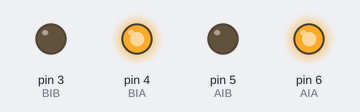
Recording of a sketch running on a simulated Arduino Uno, built with avr-gcc and run on an emulated ATmega328P. On the bench: output pins drawn as LEDs (lit = HIGH).

Above: at 1.0 s.
At 3.0 s:
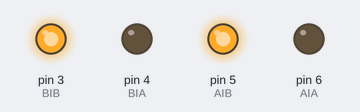
At 5.0 s:
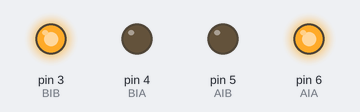
At 7.0 s:
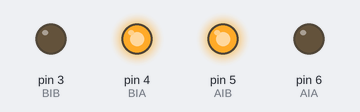
Timing chart, 0 to 10.4 s (numbered marks = the images above):
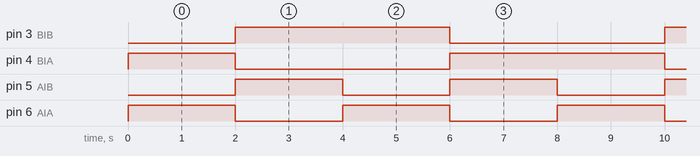

Measured:
- by itself, pin 3 (BIB): alternates HIGH for 4.0 s and LOW for 4.0 s
- by itself, pin 4 (BIA): repeats every 8.0 s: LOW 4.0 s, HIGH 4.0 s
- by itself, pin 5 (AIB), pin 6 (AIA): alternates HIGH for 2.0 s and LOW for 2.0 s

The sketch:

Motor_Driver_L9110S.ino
```cpp
const int AIA = 6;
const int AIB = 5;
const int BIA = 4;
const int BIB = 3;

byte speed = 255;

void setup()
{
  Serial.begin(9600);

  pinMode(AIA, OUTPUT);
  pinMode(AIB, OUTPUT);
  pinMode(BIA, OUTPUT);
  pinMode(BIB, OUTPUT);
}

void loop()
{
  forward();
  delay(2000);

  backward();
  delay(2000);

  left();
  delay(2000);

  right();
  delay(2000);
}

void forward()
{
  analogWrite(AIA, speed);
  analogWrite(AIB, 0);
  analogWrite(BIA, speed);
  analogWrite(BIB, 0);
}

void backward()
{
  analogWrite(AIA, 0);
  analogWrite(AIB, speed);
  analogWrite(BIA, 0);
  analogWrite(BIB, speed);
}

void left()
{
  analogWrite(AIA, speed);
  analogWrite(AIB, 0);
  analogWrite(BIA, 0);
  analogWrite(BIB, speed);
}

void right()
{
  analogWrite(AIA, 0);
  analogWrite(AIB, speed);
  analogWrite(BIA, speed);
  analogWrite(BIB, 0);
}
```
